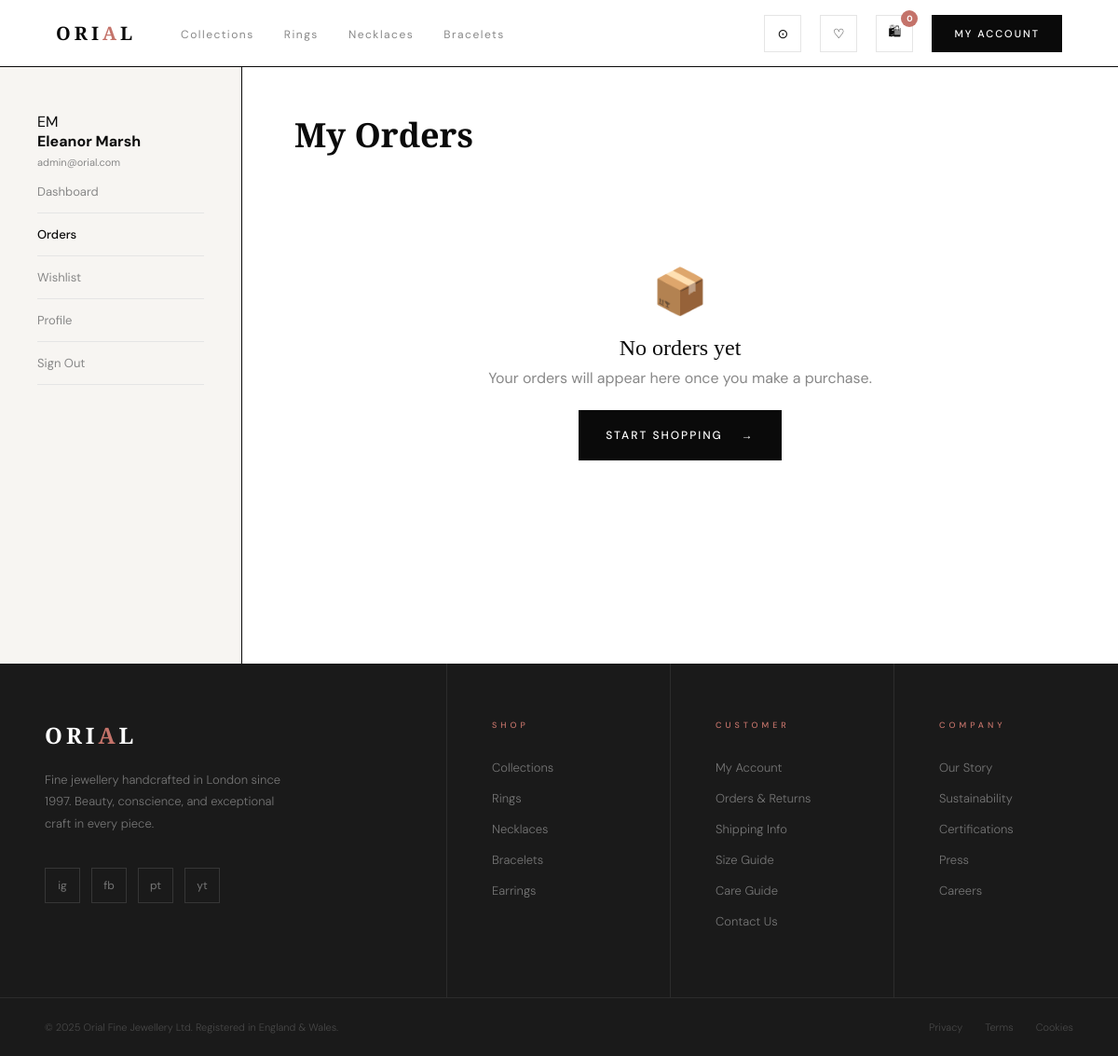
Screenshot of /account/orders (signed in) with the database file from the repository.
### app/models.py (models this page shows, shortened)
class NavigationItem(db.Model):
    __tablename__ = 'navigation_items'
    id = db.Column(db.Integer, primary_key=True)
    label = db.Column(db.String(100), nullable=False)
    url = db.Column(db.String(2048), nullable=False)  # Can be url_for name or external
    display_order = db.Column(db.Integer, default=0)
    is_external = db.Column(db.Boolean, default=False)
    is_active = db.Column(db.Boolean, default=True)
    created_at = db.Column(db.DateTime, default=datetime.utcnow)

class User(db.Model, UserMixin):
    __tablename__ = 'users'
    id = db.Column(db.Integer, primary_key=True)
    first_name = db.Column(db.String(80), nullable=False)
    last_name = db.Column(db.String(80), nullable=True)
    email = db.Column(db.String(120), unique=True, nullable=False)
    password_hash = db.Column(db.String(200), nullable=False)
    is_admin = db.Column(db.Boolean, default=False)
    phone = db.Column(db.String(30))
    address_line1 = db.Column(db.String(200))
    address_line2 = db.Column(db.String(200))
    city = db.Column(db.String(100))
    postcode = db.Column(db.String(20))
    country = db.Column(db.String(100), default='United Kingdom')
    created_at = db.Column(db.DateTime, default=datetime.utcnow)
    is_active = db.Column(db.Boolean, default=True)
    orders = db.relationship('Order', backref='customer', lazy=True)
    reviews = db.relationship('Review', backref='author', lazy=True)
    wishlist_items = db.relationship('Wishlist', backref='user', lazy=True)
    cart_items = db.relationship('CartItem', backref='user', lazy=True)
    @property
    def full_name(self):
        return f'{self.first_name} {self.last_name or ""}'.strip()

### app/blueprints/account.py (the view)
@account_bp.route('/orders')
@login_required
def orders():
    all_orders = Order.query.filter_by(user_id=current_user.id).order_by(Order.created_at.desc()).all()
    return render_template('account/orders.html', orders=all_orders)

### app/models.py (called while the page is built)
@login_manager.user_loader
def load_user(user_id):
    return User.query.get(int(user_id))

### app/templates/account/orders.html (shortened to what this page needs)
{% extends 'base.html' %}
{% block content %}
<div class="account-layout">
    <aside class="account-sidebar">
        <div class="account-user-info">
            <div class="account-avatar">{{ current_user.first_name[0] }}{{ current_user.last_name[0] if
                current_user.last_name else '' }}</div>
            <div><strong>{{ current_user.full_name }}</strong><br><span style="font-size:11px;color:var(--gray);">{{
                    current_user.email }}</span></div>
        </div>
        <nav class="account-nav">
            <a href="{{ url_for('account.dashboard') }}">Dashboard</a>
            <a href="{{ url_for('account.orders') }}" class="active">Orders</a>
            <a href="{{ url_for('account.wishlist') }}">Wishlist</a>
            <a href="{{ url_for('account.profile') }}">Profile</a>
            <a href="{{ url_for('auth.logout') }}">Sign Out</a>
        </nav>
    </aside>
    <div class="account-main">
        <h1 style="font-family:'Playfair Display',serif;font-size:36px;font-weight:700;margin-bottom:32px;">My Orders
        </h1>
        {% if orders %}
        <div class="orders-list">
            {% for order in orders %}
            <div class="order-row">
                <div class="order-header">
                    <div class="order-meta">
                        <div class="order-no">{{ order.order_number }}</div>
                        <div class="order-date">Placed {{ order.created_at.strftime('%d %B %Y') }}</div>
                    </div>
                    <div class="order-actions">
                        <span class="order-price">Rs{{ order.total|int }}</span>
                        <span class="status-badge {{ order.status }}">{{ order.status }}</span>
                        {% if order.status in ['pending', 'confirmed'] %}
                        <form action="{{ url_for('account.cancel_order', order_number=order.order_number) }}"
                            method="POST" onsubmit="return confirm('Are you sure you want to cancel this order?');"
                            style="display:inline;">
                            <input type="hidden" name="csrf_token" value="{{ csrf_token() }}">
                            <button type="submit" class="btn-outline"
                                style="font-size:11px;padding:8px 16px;color:var(--rose);border-color:var(--rose);">Cancel</button>
                        </form>
                        {% endif %}
                        <a href="{{ url_for('account.order_detail', order_number=order.order_number) }}"
                            class="btn-outline" style="font-size:11px;padding:8px 16px;">Details →</a>
                    </div>
                </div>
                <div class="order-items-preview">
                    {% for item in order.items[:3] %}
                    <div class="order-item-tag">
                        {{ item.product.name }} × {{ item.quantity }}
                    </div>
                    {% endfor %}
                    {% if order.items|length > 3 %}
                    <div class="order-item-tag" style="color:var(--gray);">+{{
                        order.items|length - 3 }} more</div>
                    {% endif %}
                </div>
            </div>
            {% endfor %}
        </div>
        {% else %}
        <div style="text-align:center;padding:80px 0;">
            <div style="font-size:48px;margin-bottom:16px;">📦</div>
            <p style="font-family:'Playfair Display',serif;font-size:24px;margin-bottom:8px;">No orders yet</p>
            <p style="color:var(--gray);margin-bottom:24px;">Your orders will appear here once you make a purchase.</p>
            <a href="{{ url_for('shop.products') }}" class="btn-black" style="gap:20px;"><span>Start
                    Shopping</span><span>→</span></a>
        </div>
        {% endif %}
    </div>
</div>
{% endblock %}

### app/templates/base.html (shortened to what this page needs)
<!DOCTYPE html>
<html lang="en">
<head>
  <link rel="stylesheet" href="{{ url_for('static', filename='css/style.css') }}">
</head>
<body>
  <nav class="global-nav">
    <div class="nav-left">
      <a href="{{ url_for('main.index') }}" class="nav-logo">ORI<span>A</span>L</a>
      <ul class="nav-links">
        {% for item in nav_items %}
        <li><a href="{{ resolve_url(item.url) }}">{{ item.label }}</a></li>
        {% endfor %}
      </ul>
    </div>
    <div class="nav-right">
      {% if current_user.is_authenticated %}
      <a href="{{ url_for('shop.products') }}" class="nav-icon" title="Search">⊙</a>
      <a href="{{ url_for('account.wishlist') }}" class="nav-icon" title="Wishlist">♡</a>
      <a href="{{ url_for('cart.view_cart') }}" class="nav-icon" title="Cart">
        🛍
        <span class="cart-badge" id="cartBadge">0</span>
      </a>
      <a href="{{ url_for('account.dashboard') }}" class="nav-shop">My Account</a>
      {% else %}
      <a href="{{ url_for('auth.login') }}" class="nav-icon">♡</a>
      <a href="{{ url_for('cart.view_cart') }}" class="nav-icon">🛍</a>
      <a href="{{ url_for('auth.login') }}" class="nav-shop">Sign In →</a>
      {% endif %}
    </div>
  </nav>
  {% block content %}{% endblock %}
  <footer>
    <div class="footer-top">
      <div class="footer-col">
        <a href="{{ url_for('main.index') }}" class="footer-logo">ORI<span>A</span>L</a>
        <p class="footer-about">Fine jewellery handcrafted in London since 1997. Beauty, conscience, and exceptional
          craft in every piece.</p>
        <div class="footer-socials">
          <a href="#" class="fsoc">ig</a>
          <a href="#" class="fsoc">fb</a>
          <a href="#" class="fsoc">pt</a>
          <a href="#" class="fsoc">yt</a>
        </div>
      </div>
      <div class="footer-col">
        <div class="footer-col-title">Shop</div>
        <ul class="footer-links">
          {% for item in nav_items %}
          <li><a href="{{ resolve_url(item.url) }}">{{ item.label }}</a></li>
          {% endfor %}
          <li><a href="{{ url_for('shop.products', category='earrings') }}">Earrings</a></li>
        </ul>
      </div>
      <div class="footer-col">
        <div class="footer-col-title">Customer</div>
        <ul class="footer-links">
          <li><a href="{{ url_for('account.dashboard') }}">My Account</a></li>
          <li><a href="{{ url_for('account.orders') }}">Orders & Returns</a></li>
          <li><a href="#">Shipping Info</a></li>
          <li><a href="#">Size Guide</a></li>
          <li><a href="#">Care Guide</a></li>
          <li><a href="#">Contact Us</a></li>
        </ul>
      </div>
      <div class="footer-col">
        <div class="footer-col-title">Company</div>
        <ul class="footer-links">
          <li><a href="{{ url_for('main.our_story') }}">Our Story</a></li>
          <li><a href="#">Sustainability</a></li>
          <li><a href="#">Certifications</a></li>
          <li><a href="#">Press</a></li>
          <li><a href="#">Careers</a></li>
        </ul>
      </div>
    </div>
    <div class="footer-bottom">
      <div class="footer-copy">© 2025 Orial Fine Jewellery Ltd. Registered in England & Wales.</div>
      <div class="footer-legal">
        <a href="#">Privacy</a>
        <a href="#">Terms</a>
        <a href="#">Cookies</a>
      </div>
    </div>
  </footer>
</body>
</html>

### rows the page displays
NavigationItem: label "Collections"
NavigationItem: label "Rings"
NavigationItem: label "Necklaces"
NavigationItem: label "Bracelets"
User: first_name "E", last_name "M", full_name "Eleanor Marsh", email "admin@orial.com"
